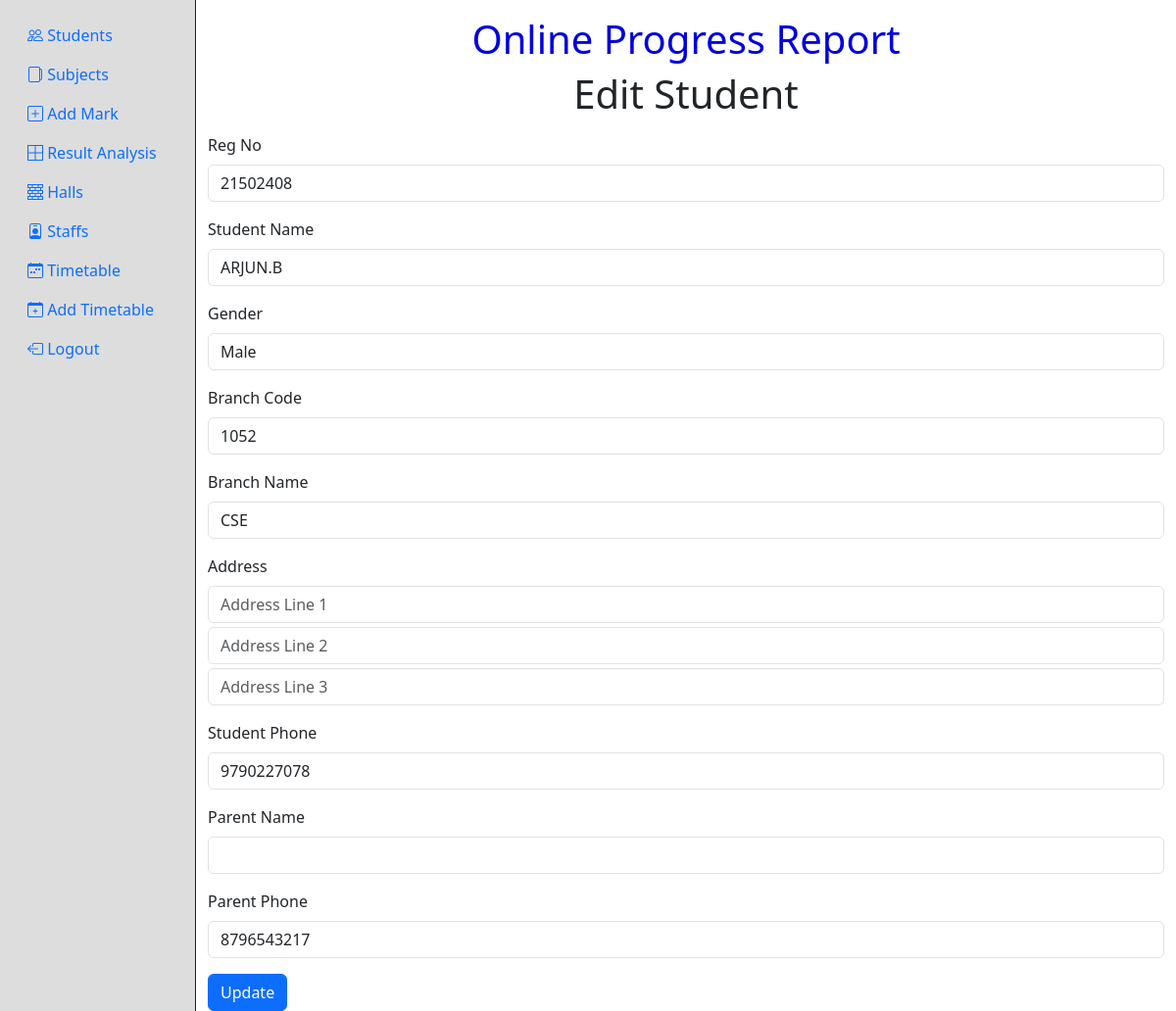
The page /edit-student.php?id=21502408 (signed in) on the database its author committed.
### tables this page shows
CREATE TABLE `student_details` (
  `regno` int(11) NOT NULL,
  `stname` text NOT NULL,
  `gender` varchar(15) NOT NULL,
  `bcode` int(11) NOT NULL,
  `bname` varchar(40) NOT NULL,
  `add1` varchar(40) NOT NULL,
  `add2` varchar(40) NOT NULL,
  `add3` varchar(40) NOT NULL,
  `stu_phone` bigint(20) NOT NULL,
  `p_name` varchar(40) NOT NULL,
  `p_phone` bigint(20) NOT NULL
);

### edit-student.php (the view, shortened to what this page needs)
<?php
if(isset($_REQUEST["id"])){
  $con = mysqli_connect(DB_HOST,DB_USERNAME,DB_PASSWORD,DB_NAME);
  $selectQuery = "SELECT * FROM `student_details` WHERE `regno` = '".$_REQUEST["id"]."'";
  $result = mysqli_query($con, $selectQuery);
}
?>
<!DOCTYPE html>
<html lang="en">
<head>
  <link href="https://cdn.jsdelivr.net/npm/bootstrap@5.3.0-alpha1/dist/css/bootstrap.min.css" rel="stylesheet"
>
  <link rel="stylesheet" href="https://cdn.jsdelivr.net/npm/bootstrap-icons@1.10.3/font/bootstrap-icons.css">
</head>
<body>
  <div class="container-fluid h-100">
    <div class="row h-100">
      <?php include("sidebar.php"); ?>
      <div class="col-10 mt-3">
        <div class="row">
          <div class="col-12">
            <h2 style="text-align:center;font-size:40px;color:#00d">Online Progress Report</h2>
          </div>
        </div>
        <div class="row">
          <div class="col">
            <h1 class="title mb-3">Edit Student</h1>
            <form action="" method="post">
              <?php while($row = mysqli_fetch_array($result, MYSQLI_ASSOC)){ ?>
              <div class="mb-3">
                <label for="regno" class="form-label">Reg No</label>
                <input class="form-control" id="regno" type="text" name="regno" value="<?php echo $row["regno"]; ?>" readonly />
              </div>
              <div class="mb-3">
                <label for="stname" class="form-label">Student Name</label>
                <input class="form-control" id="stname" type="text" name="stname" value="<?php echo $row["stname"]; ?>" />
              </div>
              <div class="mb-3">
                <label for="gender" class="form-label">Gender</label>
                <select class="form-control" id="gender" name="gender">
                  <option value="Male"<?php if($row["gender"] == "Male"){echo " selected";} ?>>Male</option>
                </select>
              </div>
              <div class="mb-3">
                <label for="bcode" class="form-label">Branch Code</label>
                <select class="form-control" id="bcode" name="bcode">
                  <option value="1052"<?php if($row["bcode"] == "1052"){echo " selected";} ?>>1052</option>
                </select>
              </div>
              <div class="mb-3">
                <label for="bname" class="form-label">Branch Name</label>
                <input class="form-control" readonly="true" id="bname" type="text" name="bname" value="<?php echo $row["bname"]; ?>" />
              </div>
              <div class="mb-3">
                <label for="address" class="form-label">Address</label>
                <input class="form-control mb-1" id="address" type="text" name="add1" placeholder="Address Line 1" value="<?php echo $row["add1"]; ?>" />
                <input class="form-control mb-1" id="address" type="text" name="add2" placeholder="Address Line 2" value="<?php echo $row["add2"]; ?>" />
                <input class="form-control mb-1" id="address" type="text" name="add3" placeholder="Address Line 3" value="<?php echo $row["add3"]; ?>" />
              </div>
              <div class="mb-3">
                <label for="stu_phone" class="form-label">Student Phone</label>
                <input class="form-control" id="stu_phone" type="text" name="stu_phone" value="<?php echo $row["stu_phone"]; ?>" />
              </div>
              <div class="mb-3">
                <label for="p_name" class="form-label">Parent Name</label>
                <input class="form-control" id="p_name" type="text" name="p_name" value="<?php echo $row["p_name"]; ?>" />
              </div>
              <div class="mb-3">
                <label for="p_phone" class="form-label">Parent Phone</label>
                <input class="form-control" id="p_phone" type="text" name="p_phone" value="<?php echo $row["p_phone"]; ?>" />
              </div>
              <?php } ?>
              <div>
                <input class="btn btn-primary" type="submit" value="Update" />
              </div>
            </form>
          </div>
        </div>
      </div>
    </div>
  </div>
</body>
</html>

### edit-student.php (style rules this page uses)
html, body { margin: 0; padding: 0; height: 100%; }
h1.title { margin: 0; text-align: center; }

### rows shown on the page
student_details: regno "21502408", stname "ARJUN.B", gender "Male", bcode "1052", bname "CSE", stu_phone "9790227078", p_phone "8796543217"
